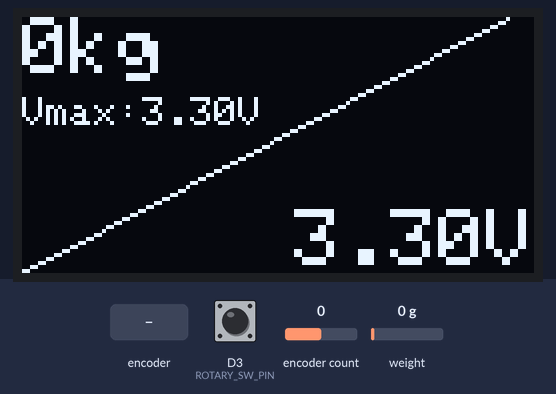
Recording of a sketch running on a simulated Arduino MKR. Shown: 128×64 one-colour display. The inputs (shaded band) are chosen by the test bench; at power-on: encoder count 0, weight on the scale 0 g, D3 (ROTARY_SW_PIN) HIGH. What the sketch prints to the serial monitor is not drawn.

Above: at 1.2 s.
1.3 s: rotary encoder on D3 (ROTARY_SW_PIN) / D7 (DT_PIN) turned 1 step (first pin leading)
At 2.5 s:
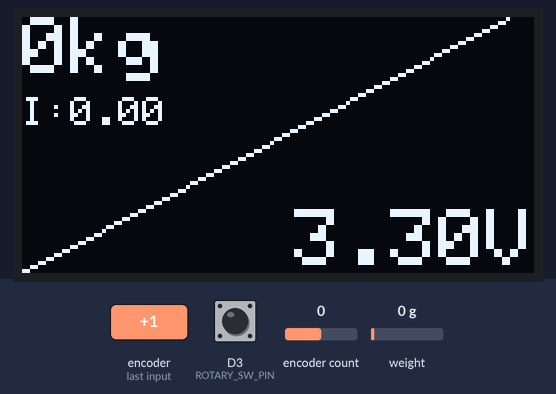
3.0 s: encoder count set to 1
At 3.7 s:
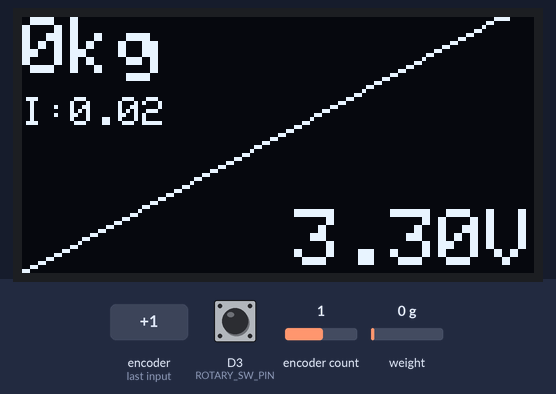
4.7 s: weight on the scale set to 1250 g
At 5.1 s:
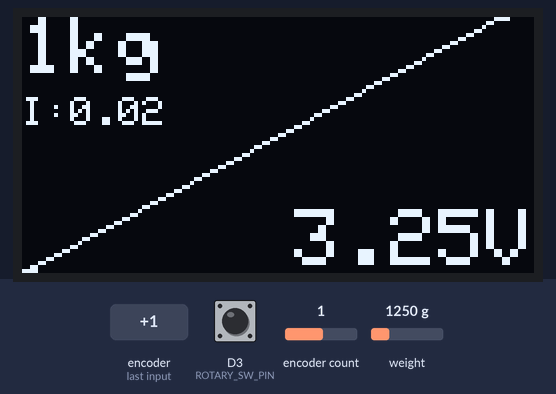
6.3 s: rotary encoder on D3 (ROTARY_SW_PIN) / D7 (DT_PIN) turned 3 steps (first pin leading)
At 7.3 s:
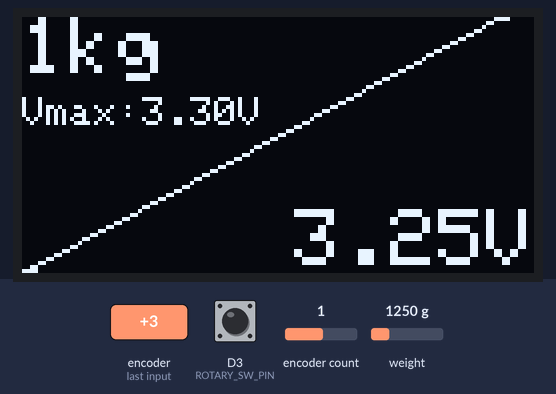
8.4 s: encoder count set to 0
At 9.7 s:
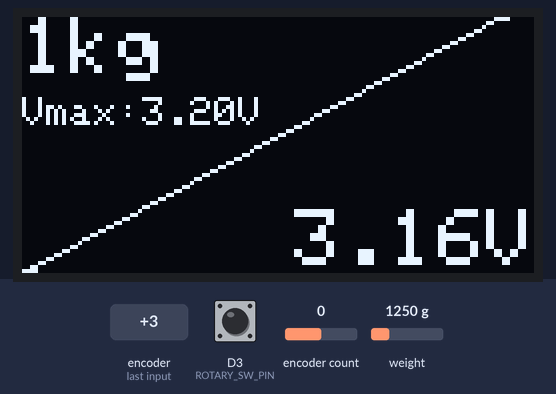
10.1 s: weight on the scale set to 100 g
At 11.2 s:
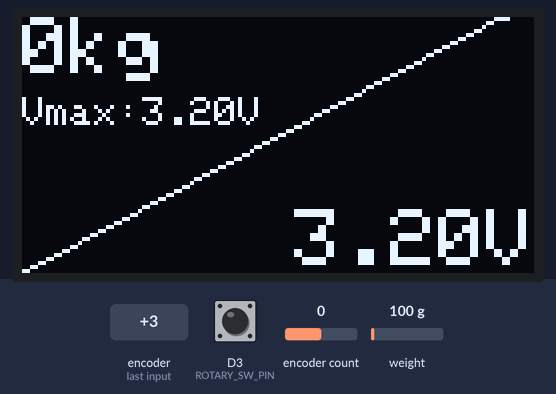
Timing chart, 0 to 12.6 s (numbered marks = the images above; inputs shaded):
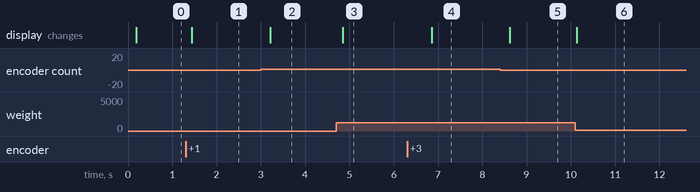

The sketch:

G29BS_V2_005_corracao_da_curva.ino
```cpp
/*
  Programa: Simulador de Freio com Saída Analógica
  Autor: Renato Brant
  Data: 01/12/2024
  Versão: v2.005

  Histórico de Modificações:
  - v2.004: Alterado o comportamento do cálculo de curva de tensão para inverter a relação pressão/tensão.
  - v2.005: Corrigido o problema de apresentação do gráfico que ignorava o MIN_VOLTAGE (1.47V).
           Excluída a configuração do formato da curva devido a inconsistências. Agora o comportamento é estritamente linear.
           Criado um histórico de modificações para acompanhamento de versões.
*/

#include <Wire.h>
#include <Adafruit_MCP4725.h>
#include <HX711.h>
#include <Adafruit_GFX.h>
#include <Adafruit_SSD1306.h>
#include <Encoder.h>
#include <FlashStorage.h> // Substituição da EEPROM

// Definições dos pinos
#define DT_PIN 7
#define SCK_PIN 6
#define ROTARY_CLK_PIN 1
#define ROTARY_DT_PIN 2
#define ROTARY_SW_PIN 3
#define OLED_RESET -1

// Objetos para os periféricos
HX711 scale;
Adafruit_MCP4725 dac;
Adafruit_SSD1306 display(128, 64, &Wire, OLED_RESET);
Encoder rotaryEncoder(ROTARY_CLK_PIN, ROTARY_DT_PIN);

// Estrutura para armazenar configurações
struct Config {
  float maxVoltage;
  float curveFactor;
};
FlashStorage(flashConfig, Config); // Aloca espaço na flash

// Configuração inicial
float maxVoltage = 3.3;           // Tensão máxima inicial
float curveFactor = 0.0;          // Inclinação inicial
int lastEncoderPosition = 0;
bool buttonPressed = false;
int configMode = 0; // 0 = Vmax, 1 = Inclinação

// Configuração do HX711
const float CALIBRATION_FACTOR = -44.765419; // Fator de calibração
const long OFFSET = 1877599;                 // Offset para zero
float pressure = 0;                          // Pressão medida em kg

// Dados do gráfico
const int GRAPH_WIDTH = 122;      // Largura do gráfico
const int GRAPH_HEIGHT = 64;      // Altura do gráfico
const float MIN_VOLTAGE = 1.47;   // Tensão mínima fixa para o MCP4725

float previousPressure = 0;       // Última tensão registrada para sincronização

void setup() {
  Serial.begin(115200);
  Serial.println("Iniciando sistema...");

  // Inicializa HX711
  scale.begin(DT_PIN, SCK_PIN);
  scale.set_offset(OFFSET);
  scale.set_scale(CALIBRATION_FACTOR);

  // Inicializa DAC MCP4725
  dac.begin(0x60);

  // Inicializa display OLED
  display.begin(SSD1306_SWITCHCAPVCC, 0x3C);
  display.clearDisplay();
  display.setTextSize(1);
  display.setTextColor(WHITE);
  display.display();

  // Configura botão do encoder
  pinMode(ROTARY_SW_PIN, INPUT_PULLUP);

  // Carrega configurações da flash
  loadSettings();

  Serial.println("Sistema inicializado com sucesso!");
}

void loop() {
  // Leitura do estado do botão do encoder
  bool currentButtonPressed = digitalRead(ROTARY_SW_PIN) == LOW;
  if (currentButtonPressed && !buttonPressed) {
    configMode = (configMode + 1) % 2; // Alterna entre Vmax e Inclinação
    saveSettings(); // Salva as configurações na flash
    if (configMode == 0)
      Serial.println("Ajustando Vmax");
    else if (configMode == 1)
      Serial.println("Ajustando Inclinação");
  }
  buttonPressed = currentButtonPressed;

  // Leitura do encoder rotativo
  int newEncoderPosition = rotaryEncoder.read() / 2; // Divide por 2 para maior controle
  if (newEncoderPosition != lastEncoderPosition) {
    int delta = newEncoderPosition - lastEncoderPosition;

    if (configMode == 0) {
      maxVoltage += delta * 0.05; // Incrementa ou decrementa em passos de 0.05
      maxVoltage = constrain(maxVoltage, 2.5, 3.3);
    } else if (configMode == 1) {
      curveFactor += delta * 0.01; // Incrementa ou decrementa em passos de 0.01
      curveFactor = constrain(curveFactor, -1.0, 1.0);
    }

    lastEncoderPosition = newEncoderPosition;
  }

  // Leitura da pressão do pedal
  if (scale.is_ready()) {
    pressure = scale.get_units() / 1000.0; // Converte para kg
    pressure = constrain(pressure, 0.0, 50.0); // Limita a pressão entre 0 e 50 kg

    // Atualiza a saída do DAC
    updateDAC();

    // Atualiza o display sincronizado com a leitura
    updateDisplay();
  }
}

void updateDAC() {
  // Normaliza a pressão (0 a 1)
  float normalizedPressure = pressure / 50.0; // Pressão máxima de 50 kg
  normalizedPressure = constrain(normalizedPressure, 0.0, 1.0);

  // Aplica o ajuste de inclinação
  float adjustedPressure = normalizedPressure * (1.0 + curveFactor);

  // Garante que o valor esteja dentro dos limites
  adjustedPressure = constrain(adjustedPressure, 0.0, 1.0);

  // Calcula a tensão de saída
  float outputVoltage = MIN_VOLTAGE + (1.0 - adjustedPressure) * (maxVoltage - MIN_VOLTAGE);

  // Converte para 12 bits para enviar ao DAC
  uint16_t dacOutput = (uint16_t)((outputVoltage / 3.3) * 4095);

  // Atualiza o DAC
  dac.setVoltage(dacOutput, false);

  // Atualiza a tensão exibida no display
  previousPressure = outputVoltage; // Salva o valor atual da tensão
}

void updateDisplay() {
  display.clearDisplay();

  // Desenha o gráfico
  drawGraph();

  // Exibe o valor de pressão no canto superior esquerdo
  display.setCursor(0, 0);
  display.setTextSize(2);
  display.setTextColor(WHITE, BLACK);
  display.print(pressure, 0);
  display.print("kg");

  // Exibe o valor atual de configuração
  display.setTextSize(1);
  display.setCursor(0, 20);
  if (configMode == 0) {
    display.print("Vmax:");
    display.print(maxVoltage, 2);
    display.print("V");
  } else if (configMode == 1) {
    display.print("I:");
    display.print(curveFactor, 2);
  }

  // Exibe a tensão no canto inferior direito
  display.setTextSize(2);
  String voltageText = String(previousPressure, 2) + "V";
  int16_t x, y;
  uint16_t width, height;
  display.getTextBounds(voltageText, 0, 0, &x, &y, &width, &height);
  display.setCursor(128 - width, 64 - height);
  display.print(voltageText);

  display.display();
}

void drawGraph() {
  for (int x = 0; x < GRAPH_WIDTH; x++) {
    // Posição normalizada no eixo X (0 a 1)
    float rawPos = (float)x / GRAPH_WIDTH;

    // Ajusta a inclinação da curva
    float curveY = rawPos * (1.0 + curveFactor);

    // Mapeia o valor de curva para o intervalo de tensão real
    float voltage = MIN_VOLTAGE + curveY * (maxVoltage - MIN_VOLTAGE);

    // Normaliza para o range do gráfico (0 a 1)
    float normalizedVoltage = (voltage - MIN_VOLTAGE) / (maxVoltage - MIN_VOLTAGE);

    // Converte para coordenadas do gráfico
    int y = constrain(GRAPH_HEIGHT - (normalizedVoltage * GRAPH_HEIGHT), 0, GRAPH_HEIGHT - 1);

    // Desenha o gráfico
    display.drawPixel(x, y, WHITE);

    // Preenche até o nível correspondente à pressão atual
    if (rawPos <= pressure / 50.0) {
      display.drawLine(x, GRAPH_HEIGHT - 1, x, y, WHITE);
    }
  }
}

void saveSettings() {
  Config config = {maxVoltage, curveFactor};
  flashConfig.write(config);
  Serial.println("Configurações salvas na memória flash.");
}

void loadSettings() {
  Config config = flashConfig.read();
  maxVoltage = config.maxVoltage;
  curveFactor = config.curveFactor;

  if (maxVoltage < 2.5 || maxVoltage > 3.3) {
    maxVoltage = 3.3;
  }
  if (curveFactor < -1.0 || curveFactor > 1.0) {
        curveFactor = 0.0;
  }

  Serial.print("Configurações carregadas: Vmax=");
  Serial.print(maxVoltage, 2);
  Serial.print("V, Inclinação=");
  Serial.println(curveFactor, 2);
}
```

Measured:
- after the input at 1.3 s, the display: changes after 0.14 s (image 1)
- after the input at 3.0 s, the display: changes after 0.21 s (image 2)
- after the input at 4.7 s, the display: changes after 0.14 s (image 3)
- after the input at 6.3 s, the display: changes after 0.56 s (image 4)
- after the input at 8.4 s, the display: changes after 0.22 s (image 5)
- after the input at 10.1 s, the display: changes at once (image 6)
